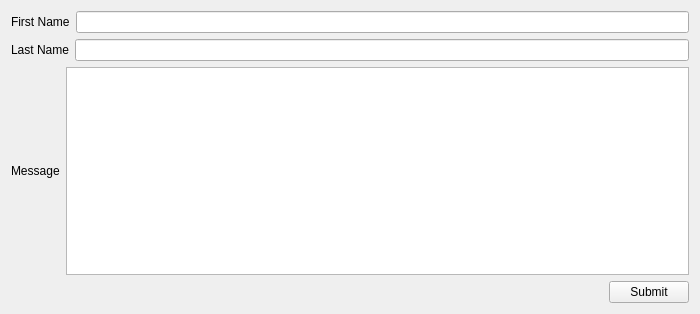
<?xml version="1.0" encoding="UTF-8"?>
<ui version="4.0">
 <class>Widget</class>
 <widget class="QWidget" name="Widget">
  <property name="geometry">
   <rect>
    <x>0</x>
    <y>0</y>
    <width>700</width>
    <height>314</height>
   </rect>
  </property>
  <property name="windowTitle">
   <string>Widget</string>
  </property>
  <layout class="QVBoxLayout" name="verticalLayout_2">
   <item>
    <layout class="QVBoxLayout" name="verticalLayout">
     <item>
      <layout class="QHBoxLayout" name="horizontalLayout">
       <item>
        <widget class="QLabel" name="label">
         <property name="text">
          <string>First Name</string>
         </property>
        </widget>
       </item>
       <item>
        <widget class="QLineEdit" name="firstNameLineEdit"/>
       </item>
      </layout>
     </item>
     <item>
      <layout class="QHBoxLayout" name="horizontalLayout_2">
       <item>
        <widget class="QLabel" name="label_3">
         <property name="text">
          <string>Last Name</string>
         </property>
        </widget>
       </item>
       <item>
        <widget class="QLineEdit" name="lastNameLineEdit"/>
       </item>
      </layout>
     </item>
     <item>
      <layout class="QHBoxLayout" name="horizontalLayout_3">
       <item>
        <widget class="QLabel" name="label_2">
         <property name="text">
          <string>Message</string>
         </property>
        </widget>
       </item>
       <item>
        <widget class="QPlainTextEdit" name="messageTextEdit"/>
       </item>
      </layout>
     </item>
    </layout>
   </item>
   <item>
    <layout class="QHBoxLayout" name="horizontalLayout_4">
     <item>
      <spacer name="horizontalSpacer">
       <property name="orientation">
        <enum>Qt::Horizontal</enum>
       </property>
       <property name="sizeHint" stdset="0">
        <size>
         <width>40</width>
         <height>20</height>
        </size>
       </property>
      </spacer>
     </item>
     <item>
      <widget class="QPushButton" name="pushButton">
       <property name="text">
        <string>Submit</string>
       </property>
      </widget>
     </item>
    </layout>
   </item>
  </layout>
 </widget>
 <resources/>
 <connections/>
</ui>
